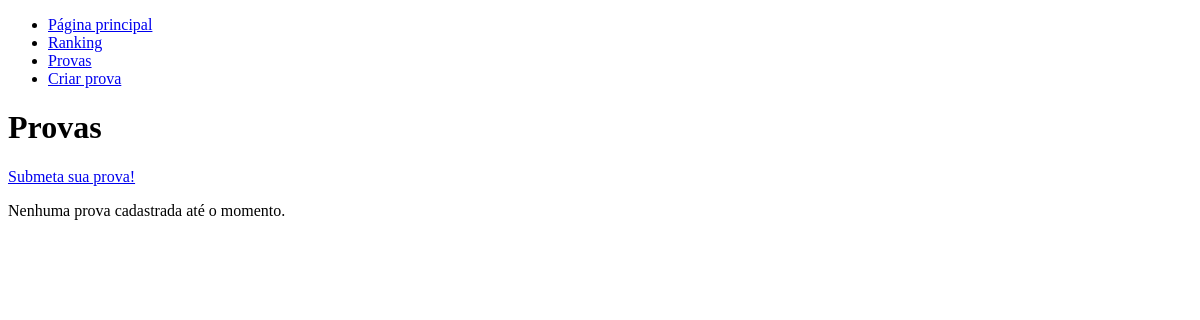
/crystal/provas/, run on an earlier commit of the app's database.
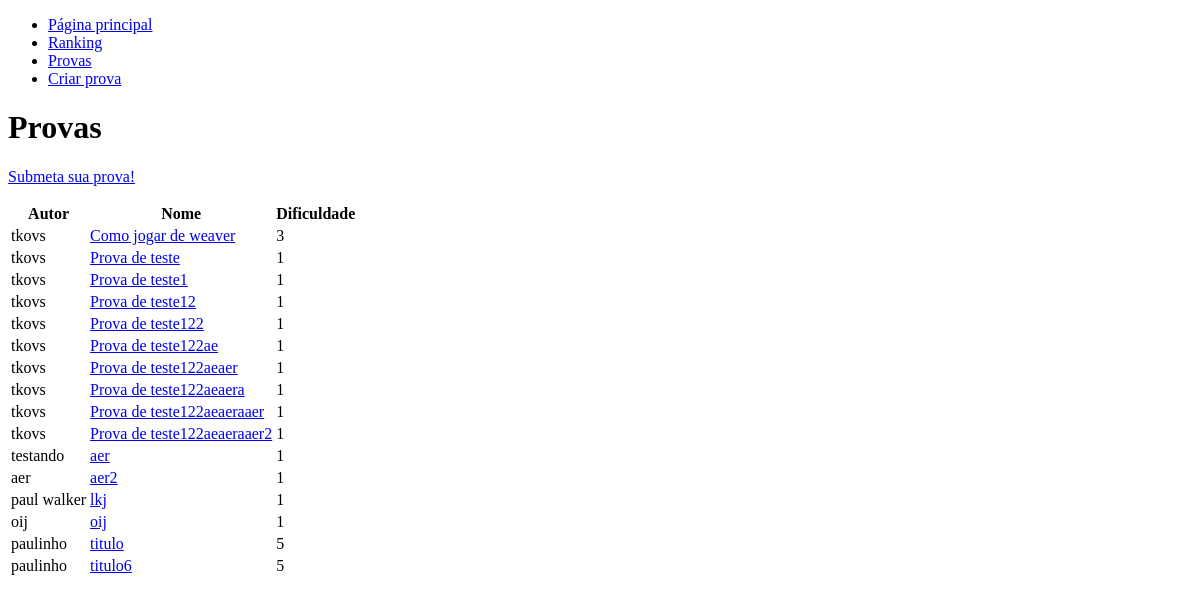
And on a later commit of the database.
### crystal/models.py (models this page shows, shortened)
class Prova(models.Model):
	DIFICULDADE_ESCOLHAS = (
		(1, 'Muito fácil'),
		(2, 'Fácil'),
		(3, 'Normal'),
		(4, 'Difícil'),
		(5, 'Muito difícil'),
	)
	titulo      = models.CharField(max_length = 40)
	autor       = models.ForeignKey(Usuario, on_delete = models.CASCADE)
	dificuldade = models.IntegerField(default = 3, choices = DIFICULDADE_ESCOLHAS)

class Usuario(models.Model):
	nome      = models.CharField(max_length = 30)
	pontuacao = models.IntegerField(default = 0)

### crystal/views.py (the view)
def test_list(request):
	template = loader.get_template('crystal/provas.html')
	tests = Prova.objects.all().order_by('titulo')
	context = {'title': 'Crystal - Provas', 'tests': tests}
	return HttpResponse(template.render(context, request))

### crystal/templates/crystal/provas.html (shortened to what this page needs)
{% extends "crystal/base.html" %}
{% block content %}
<h1>Provas</h1>
<p><a href="{% url 'crystal:submit_test' %}">Submeta sua prova!</a></p>
{% if tests %}
<table>
	<thead>
		<tr>
			<th>Autor</th>
			<th>Nome</th>
			<th>Dificuldade</th>
		</tr>
	</thead>
	<tbody>
{% for test in tests %}
		<tr>
			<td>{{ test.autor.nome }}</td>
			<td><a href="{% url 'crystal:test_details' test.id %}">{{ test.titulo }}</a></td>
			<td>{{ test.dificuldade }}</td>
		</tr>
{% endfor %}
	</tbody>
</table>
{% else %}
<p>Nenhuma prova cadastrada até o momento.</p>
{% endif %}
{% endblock %}

### crystal/templates/crystal/base.html (shortened to what this page needs)
<!DOCTYPE html>
<html lang='pt-br'>
	<head>
	</head>
	<body>
	<ul>
		<li><a href="{% url 'crystal:index' %}">Página principal</a></li>
		<li><a href="{% url 'crystal:ranking' %}">Ranking</a></li>
		<li><a href="{% url 'crystal:test_list' %}">Provas</a></li>
		<li><a href="{% url 'crystal:submit_test' %}">Criar prova</a></li>
	</ul>
	{% block content %}
	{% endblock %}
	</body>
</html>

What changed in the data, as far as the page shows it:
added Prova: autor.nome "tkovs", titulo "Como jogar de weaver", dificuldade "3"
added Prova: autor.nome "tkovs", titulo "Prova de teste", dificuldade "1"
added Prova: autor.nome "tkovs", titulo "Prova de teste1", dificuldade "1"
added Prova: autor.nome "tkovs", titulo "Prova de teste12", dificuldade "1"
added Prova: autor.nome "tkovs", titulo "Prova de teste122", dificuldade "1"
added Prova: autor.nome "tkovs", titulo "Prova de teste122ae", dificuldade "1"
added Prova: autor.nome "tkovs", titulo "Prova de teste122aeaer", dificuldade "1"
added Prova: autor.nome "tkovs", titulo "Prova de teste122aeaera", dificuldade "1"
added Prova: autor.nome "tkovs", titulo "Prova de teste122aeaeraaer", dificuldade "1"
added Prova: autor.nome "tkovs", titulo "Prova de teste122aeaeraaer2", dificuldade "1"
added Prova: autor.nome "testando", titulo "aer", dificuldade "1"
added Prova: autor.nome "aer", titulo "aer2", dificuldade "1"
added Prova: autor.nome "paul walker", titulo "lkj", dificuldade "1"
added Prova: autor.nome "oij", titulo "oij", dificuldade "1"
added Prova: autor.nome "paulinho", titulo "titulo", dificuldade "5"
added Prova: autor.nome "paulinho", titulo "titulo6", dificuldade "5"
Also different on the page:
text no longer shown: "Nenhuma prova cadastrada até o momento."
text now shown: "Autor Nome Dificuldade"
